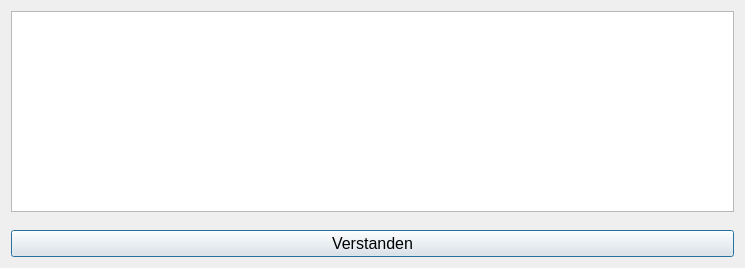
<?xml version="1.0" encoding="UTF-8"?>
<ui version="4.0">
 <class>Dialog</class>
 <widget class="QDialog" name="Dialog">
  <property name="geometry">
   <rect>
    <x>0</x>
    <y>0</y>
    <width>745</width>
    <height>268</height>
   </rect>
  </property>
  <property name="sizePolicy">
   <sizepolicy hsizetype="Expanding" vsizetype="Preferred">
    <horstretch>0</horstretch>
    <verstretch>0</verstretch>
   </sizepolicy>
  </property>
  <property name="windowTitle">
   <string>Dialog</string>
  </property>
  <layout class="QGridLayout" name="gridLayout">
   <property name="verticalSpacing">
    <number>18</number>
   </property>
   <item row="1" column="0">
    <widget class="QPushButton" name="ack_btn">
     <property name="font">
      <font>
       <pointsize>12</pointsize>
      </font>
     </property>
     <property name="text">
      <string>Verstanden</string>
     </property>
    </widget>
   </item>
   <item row="0" column="0">
    <widget class="QTextBrowser" name="action_info">
     <property name="font">
      <font>
       <pointsize>12</pointsize>
      </font>
     </property>
    </widget>
   </item>
  </layout>
 </widget>
 <resources/>
 <connections/>
</ui>
